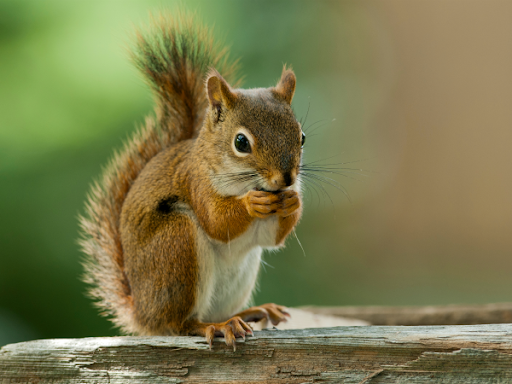
#> input picture Machine_learning/8_Seleccion_caracteristicas/img1.png, 512 x 384 px
$ python lab_img2.py
#> lines starting #> are read from the running program, lines starting #| are printed output that depends on the picture
from PIL import Image, ImageFilter                    #Importamos el modulo
img1 = Image.open('img1.png')
#> img1 is the input picture: PIL image 512x384 RGB; mean R, G, B 122.2, 121.3, 75.6

new_dim = (500,500) #dar las nuevas dimensiones (alto, ancho)
im_resized = img1.resize(new_dim)
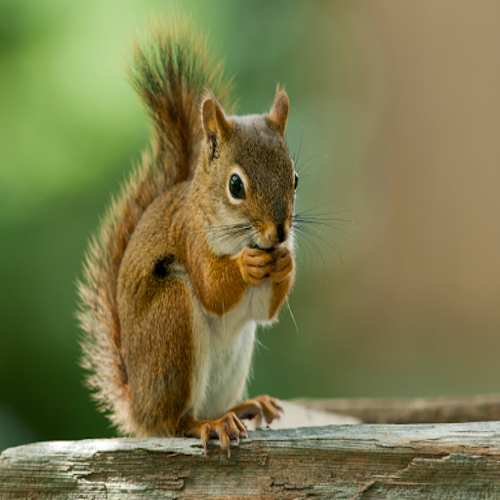
#> im_resized: PIL image 500x500 RGB; mean R, G, B 122.2, 121.3, 75.6
im_resized.save('img1_new_size.png')

#reducir a la mitad, podria ser un tercio un cuarto.....
new_dim = (img1.width // 2, img1.height // 2)
#> new_dim = (256, 192)
im_resized = img1.resize(new_dim)
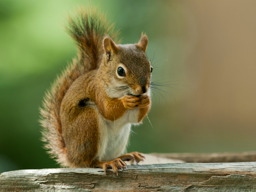
#> im_resized: PIL image 256x192 RGB; mean R, G, B 122.3, 121.3, 75.6
im_resized.save('img1_half.png')

$ run again, with Machine_learning/8_Seleccion_caracteristicas/img2.jpeg saved as Machine_learning/8_Seleccion_caracteristicas/img1.png
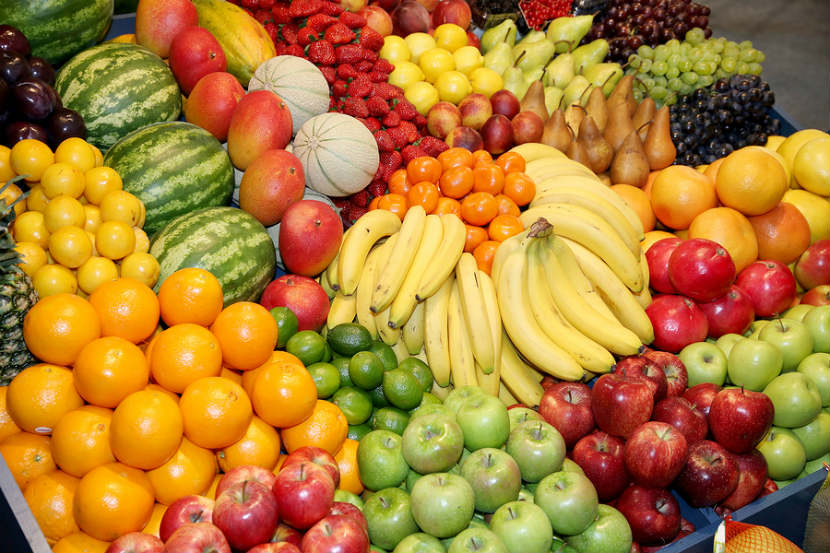
#> input picture Machine_learning/8_Seleccion_caracteristicas/img2.jpeg, 830 x 553 px
#> img1 is the input picture: PIL image 830x553 RGB; mean R, G, B 174.8, 124.6, 51.3
#> `im_resized = img1.resize(new_dim)`:
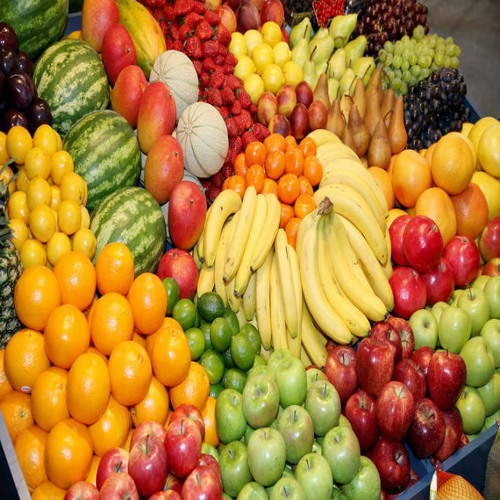
#> im_resized: PIL image 500x500 RGB; mean R, G, B 174.8, 124.6, 51.4
#> `im_resized = img1.resize(new_dim)`:
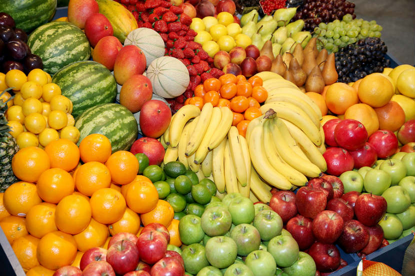
#> im_resized: PIL image 415x276 RGB; mean R, G, B 174.8, 124.6, 51.4
